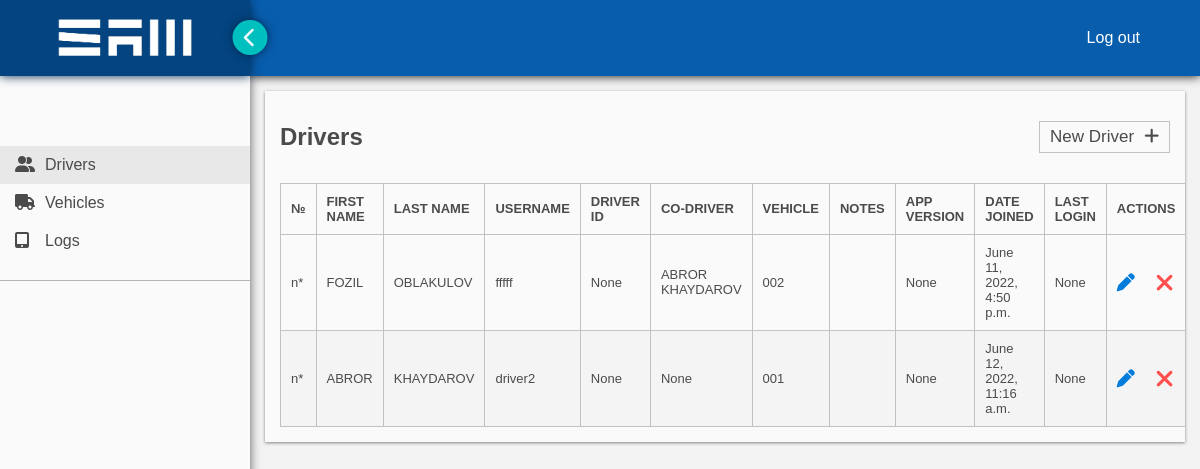
The app's page /drivers/ with its own data.
### sameld/models.py (models this page shows, shortened)
class Driver(models.Model):
    user = models.OneToOneField(User, null=True, on_delete=models.CASCADE)
    cdl_number = models.CharField(max_length=20, unique=True)
    cdl_state = models.CharField(max_length=2, choices=STATES, default='NY')
    vehicle = models.OneToOneField(Vehicle, blank=True, null=True, on_delete=models.SET_NULL)
    co_driver = models.OneToOneField('self', blank=True, null=True, on_delete=models.SET_NULL)
    company_user_id = models.CharField(max_length=15, blank=True, null=True)
    phone = models.CharField(max_length = 10, blank=True, null=True)
    app_version = models.CharField(max_length=5, blank=True, null=True)
    notes = models.CharField(max_length=255, blank=True)
    is_active = models.BooleanField(default=1)
    def __str__(self):
        return self.user.first_name + ' ' + self.user.last_name

class Vehicle(models.Model):
    unit_number = models.CharField(max_length=10, unique=True)
    make = models.CharField(max_length=15, blank=True, null=True)
    model = models.CharField(max_length=20, blank=True, null=True)
    year = models.CharField(max_length=2, choices=YEARS, default='22')
    license_state = models.CharField(max_length=2, choices=STATES, default='NY')
    license_number = models.CharField(max_length=20, null=True)
    vin_number = models.CharField(max_length=20, blank=True, null=True)
    fuel_type = models.CharField(max_length=2, choices=FUEL_TYPE, default='di')
    eld_device = models.CharField(max_length=16, blank=True, null=True)
    notes = models.CharField(max_length=255, blank=True, null=True)
    is_active = models.BooleanField(default=1)

### sameld/views.py (the view)
# urls.py: path('drivers/', views.drivers, name = 'drivers'),
def drivers(request):
    query = Driver.objects.all()
    context = {
        'drivers': query,
        'category': 'drivers',
    }
    return render(request, 'drivers.html', context)

### sameld/templates/drivers.html
{% extends 'main.html' %}{% load static %} {% block content %}
<link rel="stylesheet" href="{% static 'styles/drivers.css' %}" />
<div class="container">
  <div class="row">
    <h2>Drivers</h2>
    <a href="{% url 'new-driver'%}">New Driver<i class="fa-solid fa-plus"></i></a>
  </div>
  <table>
    <thead>
      <tr>
        <td>№</td>
        <td>first name</td>
        <td>last name</td>
        <td>username</td>
        <td>driver id</td>
        <td>co-driver</td>
        <td>vehicle</td>
        <td>notes</td>
        <td>app version</td>
        <td>date joined</td>
        <td>last login</td>
        <td>actions</td>
      </tr>
    </thead>
    <tbody>
      {% if drivers %} {% for driver in drivers %}
      <tr>
        <td>n*</td>
        <td>{{driver.user.first_name}}</td>
        <td>{{driver.user.last_name}}</td>
        <td>{{driver.user.username}}</td>
        <td>{{driver.company_user_id}}</td>
        <td>{{driver.co_driver}}</td>
        <td>{{driver.vehicle.unit_number}}</td>
        <td>{{driver.notes}}</td>
        <td>{{driver.app_version}}</td>
        <td>{{driver.user.date_joined}}</td>
        <td>{{driver.user.last_login}}</td>
        <td>
          <a href="{% url 'edit-driver' driver.user.id %}">
            <abbr title="Edit">
              <i class="fa-solid fa-pen"></i>
            </abbr>
          </a>
          <a href="">
            <abbr title="Deactivate">
              <i class="fa-solid fa-xmark"></i>
            </abbr>
          </a>
        </td>
      </tr>
      {% endfor %} {% else %}
      <tr>
        <td colspan="12">no records found</td>
      </tr>
      {% endif %}
    </tbody>
  </table>
</div>
{% endblock %}

### static/styles/main.css (style rules this page uses)
* { font-family: sans-serif; margin: 0; padding: 0; box-sizing: border-box; }
:root { --theme-color: #f3f3f3; }
body { background-color: var(--theme-color); color: #4b4b4b; }
a, ul li { transition: 0.3s ease; }
.container { width: calc(100% - 30px); margin: auto; margin-top: 15px; margin-bottom: 50px; background-color: rgb(250, 250, 250); box-shadow: 0px 1px 3px #838383; padding: 15px; }
.row { display: flex; align-items: center; justify-content: space-between; padding: 15px 0px 30px 0px; }

### static/styles/drivers.css (style rules this page uses)
.row a { font-size: 17px; text-decoration: none; color: #4b4b4b; border: 1px solid rgb(194, 194, 194); padding: 5px 10px; }
.row a i { margin-left: 10px; }
table { font-size: small; width: 100%; border-collapse: collapse; }
table tr { transition: 0.3s ease; }
table td { border: 1px solid rgb(194, 194, 194); padding: 10px; }
table thead td { text-transform: uppercase; font-weight: 600; }
tbody tr:nth-child(even) { background-color: #f5f4f4; }
tbody tr td:last-child { position: relative; }
tbody tr td:last-child a:first-child { margin-right: 40px; }
tbody tr td:last-child a i { position: absolute; top: 50%; transform: translateY(-50%); }
tbody tr td:last-child i.fa-pen { font-size: 18px; color: rgb(0, 125, 220); }
tbody tr td:last-child i.fa-xmark { font-size: 25px; color: rgb(255, 78, 78); }

### records on screen
Driver: user.first_name "FOZIL", user.last_name "OBLAKULOV", user.username "fffff", company_user_id "None", co_driver "ABROR KHAYDAROV", vehicle.unit_number "002", app_version "None", user.date_joined "June 11, 2022, 4:50 p.m.", user.last_login "None"
Driver: user.first_name "ABROR", user.last_name "KHAYDAROV", user.username "driver2", company_user_id "None", co_driver "None", vehicle.unit_number "001", app_version "None", user.date_joined "June 12, 2022, 11:16 a.m.", user.last_login "None"
